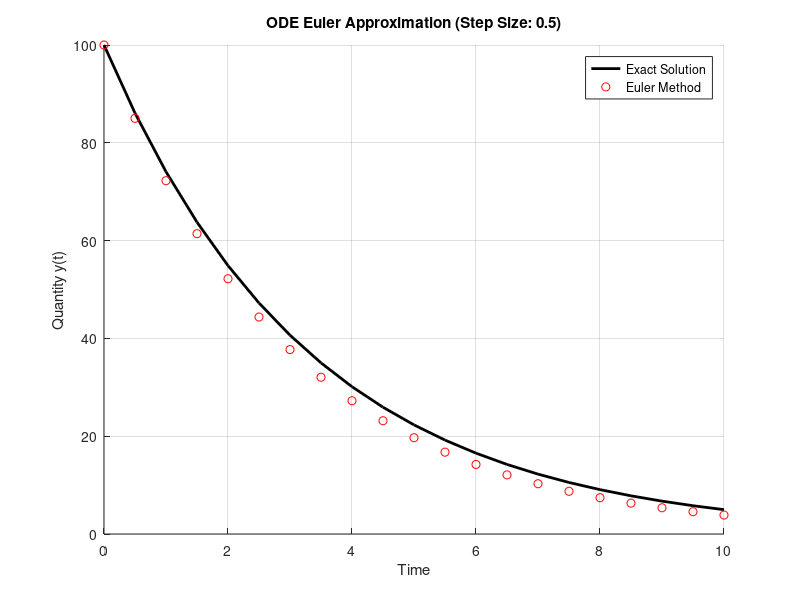

The MATLAB script that drew this image:
function [t, y] = eulerODE(dt)
    if nargin < 1
        dt = 0.5;
    end

    % ODE: dy/dt = -0.3 * y
    % init. cond.: y(0) = 100
    decay_rate = -0.3;
    t_end = 10;
    
    % time vector
    t = 0:dt:t_end;
    n_points = length(t);
    
    % analytical solution for comparison
    y_exact = 100 * exp(decay_rate * t);
    
    figure;
    hold on;
    grid on;
    plot(t, y_exact, 'k-', 'LineWidth', 2, 'DisplayName', 'Exact Solution');
    xlabel('Time');
    ylabel('Quantity y(t)');
    title(sprintf('ODE Euler Approximation (Step Size: %.1f)', dt));

    % Euler method solution
    y = zeros(1, n_points);
    y(1) = 100;
    for i = 1:(n_points - 1)
        y(i+1) = y(i) + dt * (decay_rate * y(i));
    end
    
    plot(t, y, 'ro', 'DisplayName', 'Euler Method');
    legend('show');
    hold off;
end
